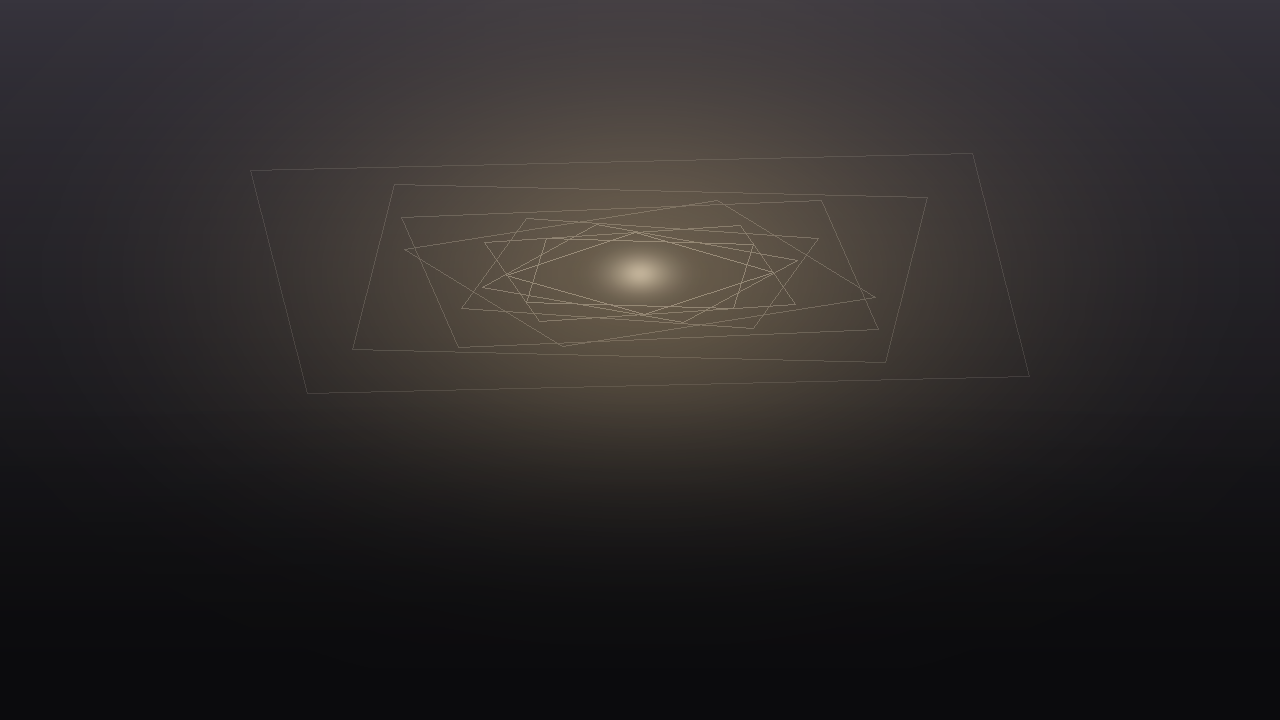
#> input picture catalog/descent3/hero.png, 1280 x 720 px
$ python -i mkindex.py   (imports and definitions only)
#> lines starting #> are read from the running program, lines starting #| are printed output that depends on the picture
#!/usr/bin/env python3
"""The store's site from catalog/ (docs/index-format.md).

  mkindex.py [--catalog DIR] [--out DIR] [--key PEM] [--base URL]

For each catalog/<id>/game.ini (in the order of its `order=`, then by id): the newest
release of its `repo=` (GitHub's API; GITHUB_TOKEN if set) and the asset that
matches `asset=`, or the package at `url=` when that is given. The package is
downloaded for its size and SHA-256. The pictures in catalog/<id>/ are cut and
converted (Pillow; a trailer with ffmpeg). Writes <out>/index.ini, index.sig
(with --key or STORE_KEY: an EC P-256 private key, PEM) and index.html.
"""
import argparse
import datetime
import fnmatch
import hashlib
import html
import io
import json
import os
import re
import shutil
import subprocess
import sys
import tempfile
import urllib.error
import urllib.request
import zipfile

from PIL import Image

COVER = (256, 361)
WIDE = (640, 360)
MAX_SHOTS = 6
ID = re.compile(r"^[a-z0-9-]{1,31}$")
KINDS = ("game", "emulator", "app", "system", "data")
SECTIONS = ("games", "emulation", "apps", "system")
# the shell's own keys (apps/mxshell src/games.c): an install writes these as the game.ini
SHELL_KEYS = ("title", "section", "type", "year", "description", "order")
# the store's; in the game.ini too, where the shell leaves them alone
KEYS = SHELL_KEYS + ("kind", "developer", "players", "kernel", "needs", "needs_text", "license",
                     "update", "for", "take")
UPDATES = ("kernel", "boot")
# what the shell reads of a game.ini (its buffer, 768 bytes) less elf=, args=, saves=
SHELL_INI = 640


def fail(msg):
    sys.exit(f"mkindex: {msg}")


# [43 lines left out: functions read_ini, get, release, not called in this run]


def t8(src, dst):
    """the shell's cover format (apps/mxshell/tools/mk-cover.py): a CLUT of 256 RGBA
    entries in CSM1 order, alpha 0x80, then the indices"""
#> called with src = '../catalog/descent3/hero.png', dst = 'out.png'
    im = cut(Image.open(src), COVER).quantize(256, dither=Image.Dither.FLOYDSTEINBERG)
    pal = im.getpalette() + [0] * 768
    clut = bytearray(1024)
    for i in range(256):
        at = (i & ~0x18) | (i & 8) << 1 | (i & 0x10) >> 1
        clut[at * 4:at * 4 + 4] = bytes(pal[i * 3:i * 3 + 3]) + b"\x80"
    data = bytes(clut) + im.tobytes()
    os.makedirs(os.path.dirname(dst), exist_ok=True)
    open(dst, "wb").write(data)
    return hashlib.sha256(data).hexdigest()


# [6 lines left out: function latin1, not called in this run]


def cut(im, size):
    """fill size, cutting what is over"""
#> called with size = (256, 361)
    im = im.convert("RGB")
#> im is the input picture: PIL image 1280x720 RGB; mean R, G, B 44.1, 40.6, 40.6
    scale = max(size[0] / im.width, size[1] / im.height)
#> scale = 0.501
    im = im.resize((round(im.width * scale), round(im.height * scale)), Image.LANCZOS)
#> im: PIL image 642x361 RGB
    x, y = (im.width - size[0]) // 2, (im.height - size[1]) // 2
#> x = 193; y = 0
    return im.crop((x, y, x + size[0], y + size[1]))
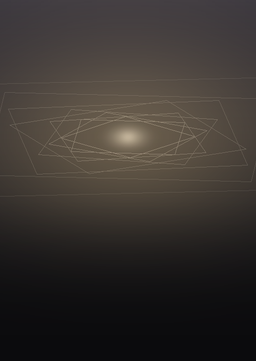
#> returned value: PIL image 256x361 RGB; mean R, G, B 56.8, 51.4, 47.6


# [255 lines left out: functions jpeg, trailer, picture, der_to_raw, sign, package and 4 more, not called in this run]


# [2 lines not run here, left out]

>>> result = t8('../catalog/descent3/hero.png', 'out.png')
#> in t8, `pal = im.getpalette() + [0] * 768`: pal = 1536 values, max 158 at index 0, min 0 at index 768, mean 28.55

$ run again, on catalog/files/hero.png
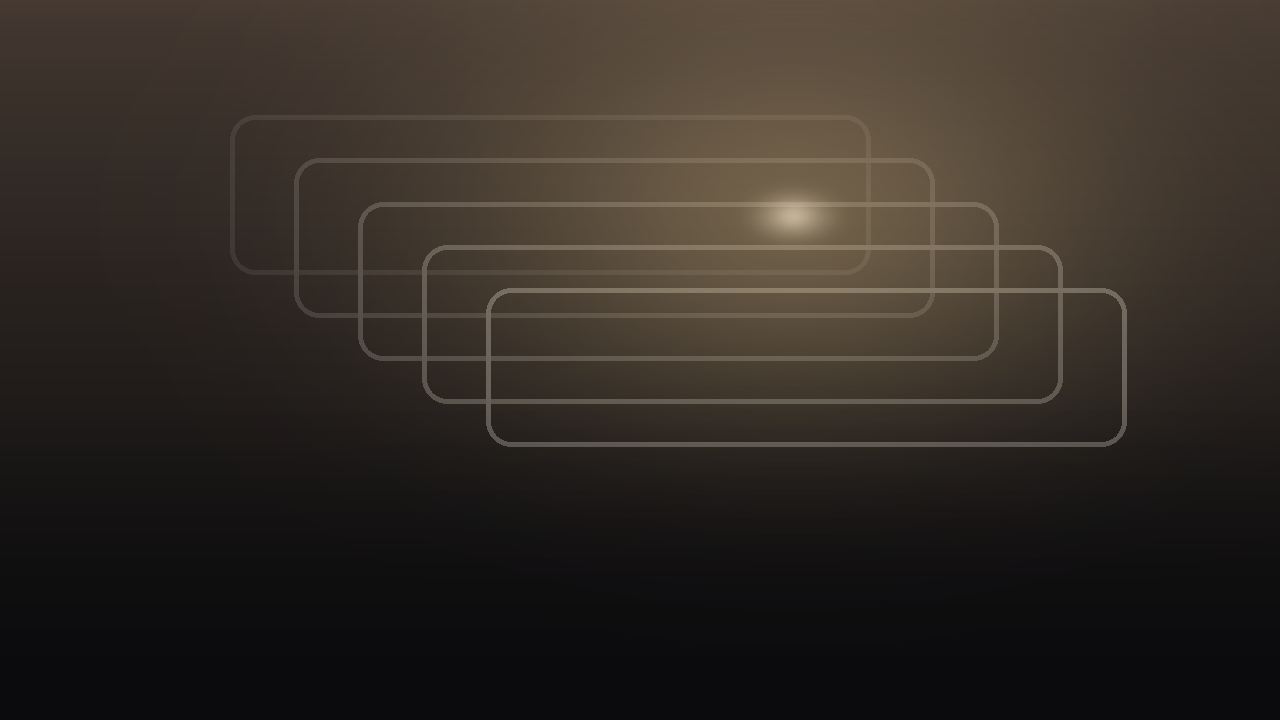
#> input picture catalog/files/hero.png, 1280 x 720 px
#> in cut, im is the input picture: PIL image 1280x720 RGB; mean R, G, B 50, 43.3, 37.2
#> in cut, `return im.crop((x, y, x + size[0], y + size[1]))`:
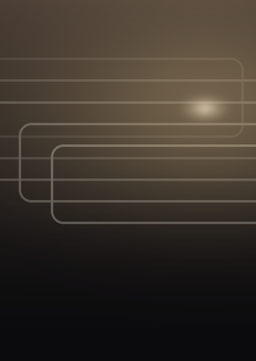
#> returned value: PIL image 256x361 RGB; mean R, G, B 59.2, 51.4, 43
#> pal = 1536 values, max 165 at index 0, min 0 at index 768, mean 28.88

$ run again, on catalog/hexen2/hero.png
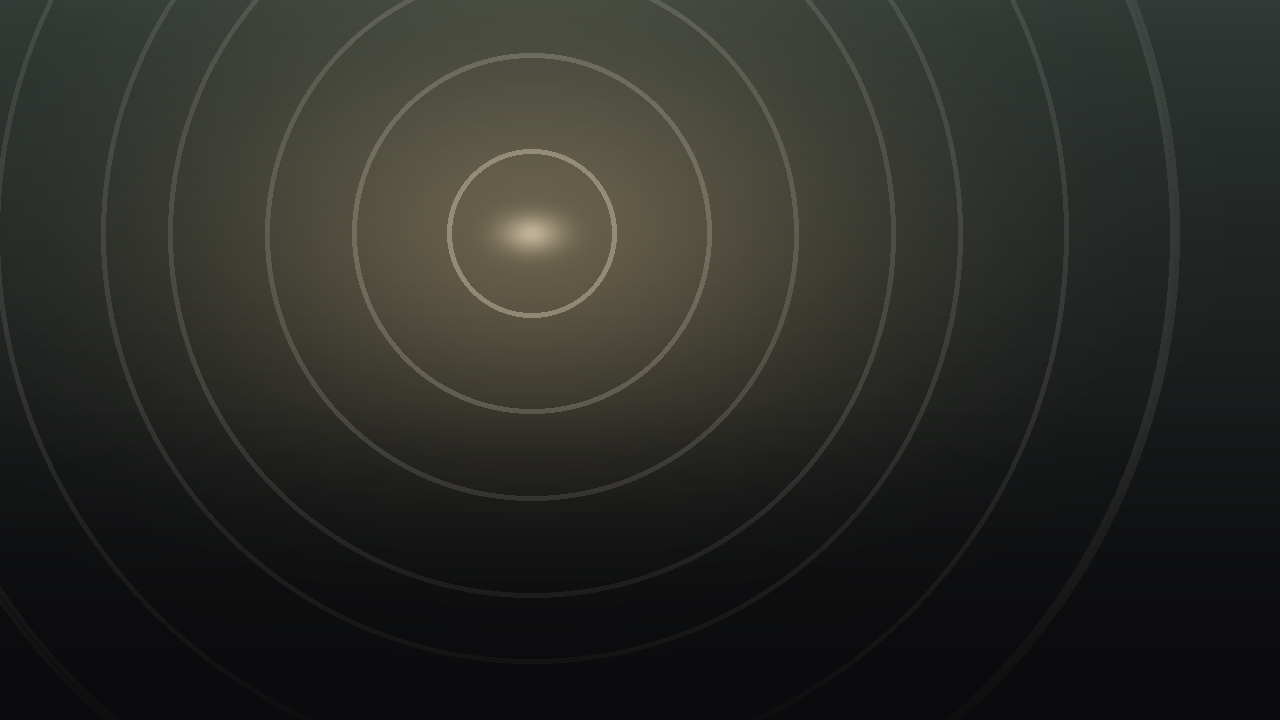
#> input picture catalog/hexen2/hero.png, 1280 x 720 px
#> in cut, im is the input picture: PIL image 1280x720 RGB; mean R, G, B 42.5, 43.3, 38.6
#> in cut, `return im.crop((x, y, x + size[0], y + size[1]))`:
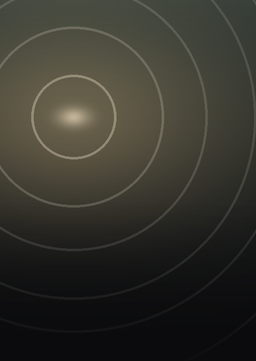
#> returned value: PIL image 256x361 RGB; mean R, G, B 53.5, 52.3, 44.7
#> pal = 1536 values, max 160 at index 0, min 0 at index 768, mean 25.63
